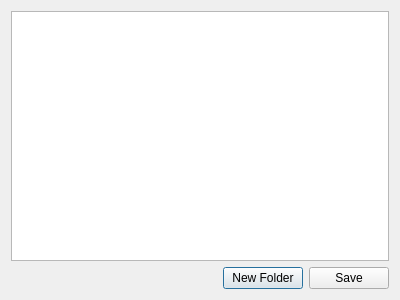
<?xml version="1.0" encoding="UTF-8"?>
<ui version="4.0">
 <class>ChooseDir</class>
 <widget class="QDialog" name="ChooseDir">
  <property name="geometry">
   <rect>
    <x>0</x>
    <y>0</y>
    <width>400</width>
    <height>300</height>
   </rect>
  </property>
  <property name="windowTitle">
   <string>Choose Directory</string>
  </property>
  <layout class="QVBoxLayout" name="verticalLayout">
   <item>
    <widget class="QTreeView" name="treeView"/>
   </item>
   <item>
    <layout class="QHBoxLayout" name="horizontalLayout">
     <item>
      <spacer name="horizontalSpacer">
       <property name="orientation">
        <enum>Qt::Horizontal</enum>
       </property>
       <property name="sizeHint" stdset="0">
        <size>
         <width>40</width>
         <height>20</height>
        </size>
       </property>
      </spacer>
     </item>
     <item>
      <widget class="QPushButton" name="pushButton">
       <property name="text">
        <string>New Folder</string>
       </property>
      </widget>
     </item>
     <item>
      <widget class="QPushButton" name="pushButton_2">
       <property name="text">
        <string>Save</string>
       </property>
      </widget>
     </item>
    </layout>
   </item>
  </layout>
 </widget>
 <resources/>
 <connections/>
</ui>
